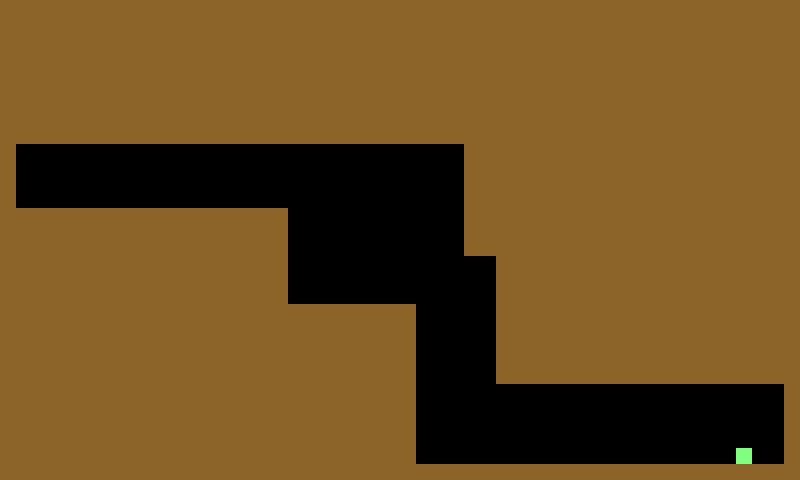

A 2D game scene composited from a Tiled map and its tileset images. What follows is a short description and the map's XML, with each tile layer's data collapsed to a summary:
An orthogonal 50x30 tile map with 16x16 px tiles, 1 tile layer (Tile Layer 1) and 10 objects (Entrance, Exit).

<map version="1.0" orientation="orthogonal" width="50" height="30" tilewidth="16" tileheight="16">
 <tileset firstgid="1" name="tiles" tilewidth="16" tileheight="16">
  <image source="tiles.png" width="320" height="240" />
 </tileset>
 <layer name="Tile Layer 1" width="50" height="30">
  <data>[1500 cells, 1177 non-empty, 2 distinct tile ids]</data>
 </layer>
 <objectgroup name="Block" width="50" height="30">
  <properties>
   <property name="type" value="Block" />
  </properties>
  <object x="0" y="0" width="800" height="144" />
  <object x="0" y="464" width="800" height="16" />
  <object x="0" y="144" width="16" height="64" />
  <object x="784" y="144" width="16" height="320" />
  <object x="0" y="208" width="288" height="256" />
  <object x="288" y="304" width="128" height="160" />
  <object x="464" y="144" width="320" height="112" />
  <object x="496" y="256" width="288" height="128" />
 </objectgroup>
 <objectgroup name="Object Layer 1" width="50" height="30">
  <object type="Entrance" x="32" y="160" width="16" height="16" />
  <object type="Exit" x="736" y="448" width="16" height="16">
   <properties>
    <property name="destination" value="0003.tmx" />
   </properties>
  </object>
 </objectgroup>
</map>
